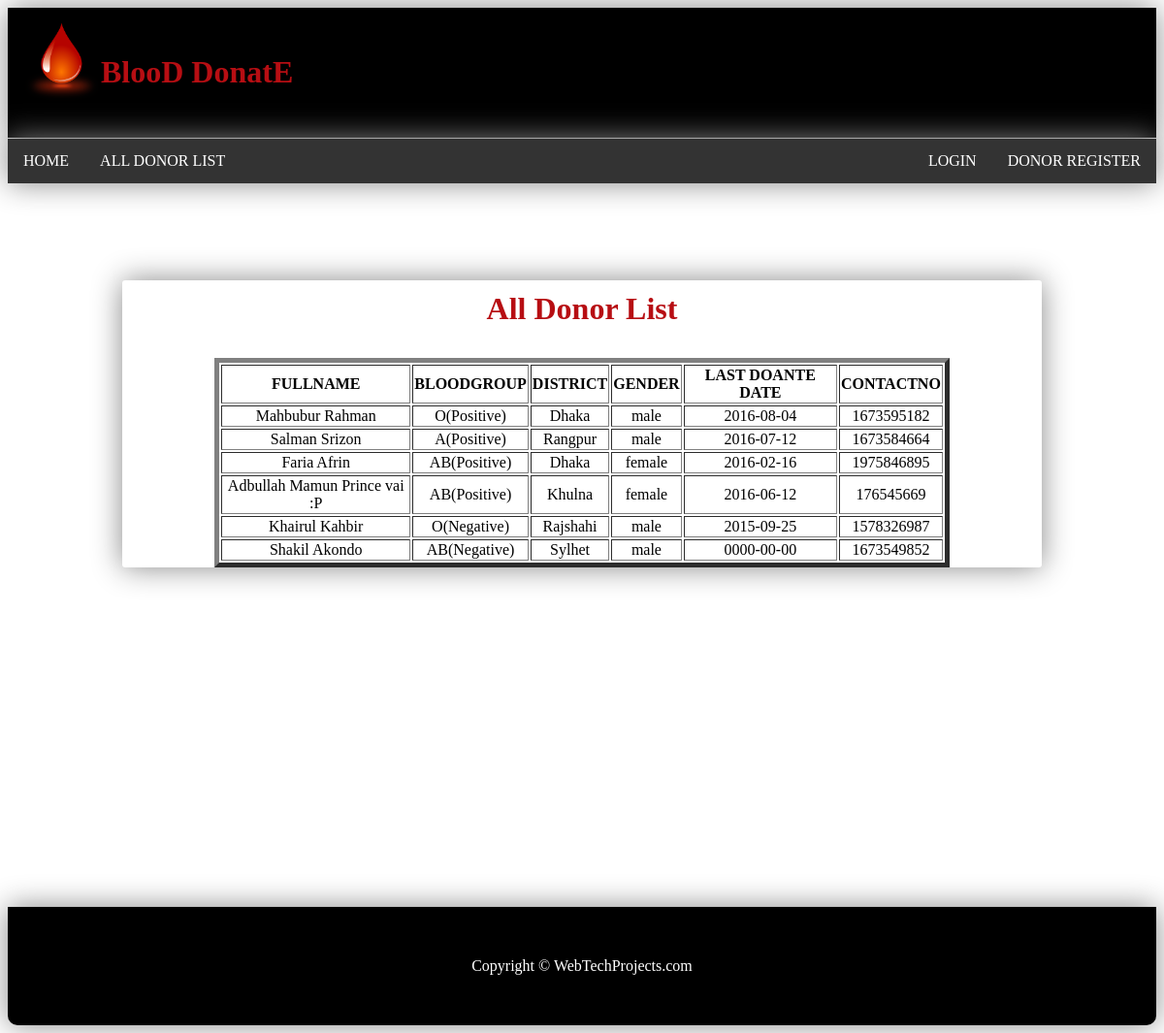
Screenshot of /view/alldonorlist.php with the database file from the repository.
### tables this page shows
CREATE TABLE `donorreg` (
  `ID` int(15) NOT NULL,
  `FULLNAME` varchar(70) NOT NULL,
  `USERNAME` varchar(70) NOT NULL,
  `EMAIL` varchar(70) NOT NULL,
  `BLOODGROUP` varchar(70) NOT NULL,
  `DISTRICT` varchar(70) NOT NULL,
  `GENDER` varchar(70) NOT NULL,
  `LAST_DONATE_DATE` date NOT NULL,
  `CONTACTNO` int(11) NOT NULL,
  `message` varchar(255) NOT NULL,
  `reply_message` varchar(255) NOT NULL
);

### data/dbcon.php (called while the page is built, shortened)
<?php
function get_db_connection(){
		$servername = "127.0.0.1:3306";
		$username = "root";
		$password = "";
		$dbname = "blooddonate";
		$conn = mysqli_connect($servername, $username, $password, $dbname);
		return $conn;
}
?>

### service/register_service.php (called while the page is built, shortened)
<?php include("../data/dbcon.php"); ?>
<?php
		function get_all_donor_register(){
		$query = "SELECT *FROM donorreg";
		return mysqli_query(get_db_connection(), $query);
	}
?>

### view/alldonorlist.php (the view, shortened to what this page needs)
<?php include("../service/register_service.php"); ?>
<html>
  <head>
  </head>
<body>
<?php include("header.php");?>
<center>
<div id="log" >
<h1>All Donor List</h1>
<?php
	$result = get_all_donor_register();
	echo '<table border="5" width="80%" align="center"><tr><th>FULLNAME</th><th>BLOODGROUP</th><th>DISTRICT</th><th>GENDER</th><th>LAST DOANTE DATE</th><th>CONTACTNO</th></tr>';
	while($data3 = mysqli_fetch_assoc($result)){
			echo '<tr align="center">
			<td>'.$data3['FULLNAME'].'</td>
			<td>'.$data3['BLOODGROUP'].'</td>
			<td>'.$data3['DISTRICT'].'</td>
			<td>'.$data3['GENDER'].'</td>
			<td>'.$data3['LAST_DONATE_DATE'].'</td>
			<td>'.$data3['CONTACTNO'].'</td>
			</tr>';
	}
	echo '</table>';
?>
</div>
</center>
<?php include("footer.php");?>
</body>
</html>

### view/header.php (shortened to what this page needs)
<html>
<head>
</head>
<body>
<div class="container">
<header>
<a href="index.php"><img src="bl.png" width="80px" height="80px" style="float:left" /><h1 >BlooD DonatE</h1></a>
</header>
<ul>
        <li><a href="index.php">HOME</a></li>
        <li><a href='alldonorlist.php'>ALL DONOR LIST</a></li>
        <li style='float:right'><a href='register.php'>DONOR REGISTER</a></li>
        <li style='float:right'><a href='login.php'>LOGIN</a></li>
</ul>
</div>
</body>
</html>

### view/footer.php (shortened to what this page needs)
<html>
  <head>
  </head>
<body>
<footer>Copyright &copy; WebTechProjects.com</footer>
</body>
</html>

### view/alldonorlist.php (style rules this page uses)
#log { width: 80%; box-shadow: 0px 0px 31px #888; margin-top: 100px; margin-bottom: 350px; border-radius: 3px; }

### view/header.php (style rules this page uses)
header { padding: 1em; background-color: black; clear: left; box-shadow: 0px 0px 31px #888; margin-top: 1px; }
ul { list-style-type: none; margin: 0; padding: 0; overflow: hidden; background-color: #333; width:100%; box-shadow: 0px 0px 31px #888; margin-top: 1px; }
li { float: left; }
li a { display: block; color: white; text-align: center; padding: 14px 16px; text-decoration: none; }
a { text-decoration:none; }
h1 { padding: 11px 16px; color:#b70e13; }
.container { width: 100%; }

### view/footer.php (style rules this page uses)
footer { padding: 1px; color: white; background-color: black; clear: left; text-align: center; padding: 52px; weight:100%; box-shadow: 0px 0px 31px #888; margin-top: 10px; border-bottom-right-radius: 10px; border-bottom-left-radius: 10px; }

### rows the page displays
donorreg: FULLNAME "Mahbubur Rahman", BLOODGROUP "O(Positive)", DISTRICT "Dhaka", GENDER "male", LAST_DONATE_DATE "2016-08-04", CONTACTNO "1673595182"
donorreg: FULLNAME "Salman Srizon", BLOODGROUP "A(Positive)", DISTRICT "Rangpur", GENDER "male", LAST_DONATE_DATE "2016-07-12", CONTACTNO "1673584664"
donorreg: FULLNAME "Faria Afrin", BLOODGROUP "AB(Positive)", DISTRICT "Dhaka", GENDER "female", LAST_DONATE_DATE "2016-02-16", CONTACTNO "1975846895"
donorreg: FULLNAME "Adbullah Mamun Prince vai :P", BLOODGROUP "AB(Positive)", DISTRICT "Khulna", GENDER "female", LAST_DONATE_DATE "2016-06-12", CONTACTNO "176545669"
donorreg: FULLNAME "Khairul Kahbir", BLOODGROUP "O(Negative)", DISTRICT "Rajshahi", GENDER "male", LAST_DONATE_DATE "2015-09-25", CONTACTNO "1578326987"
donorreg: FULLNAME "Shakil Akondo", BLOODGROUP "AB(Negative)", DISTRICT "Sylhet", GENDER "male", LAST_DONATE_DATE "0000-00-00", CONTACTNO "1673549852"
